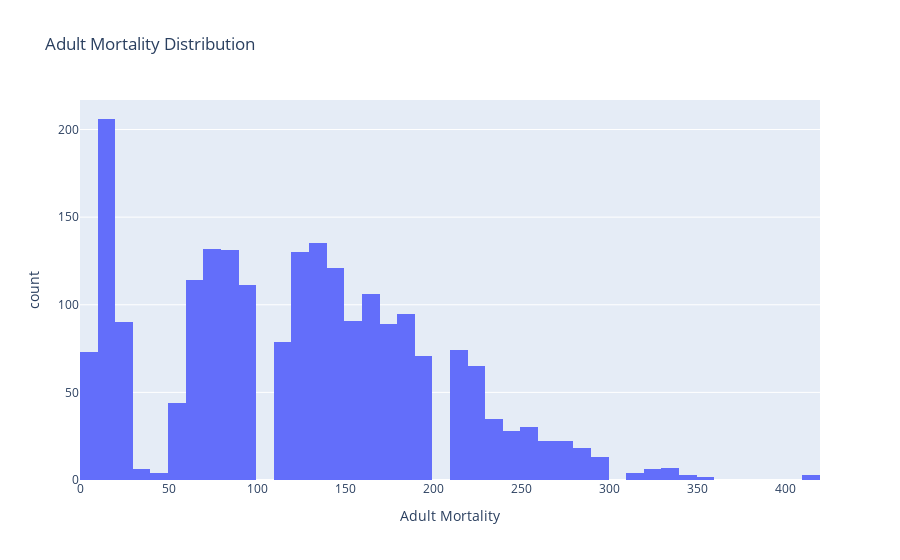
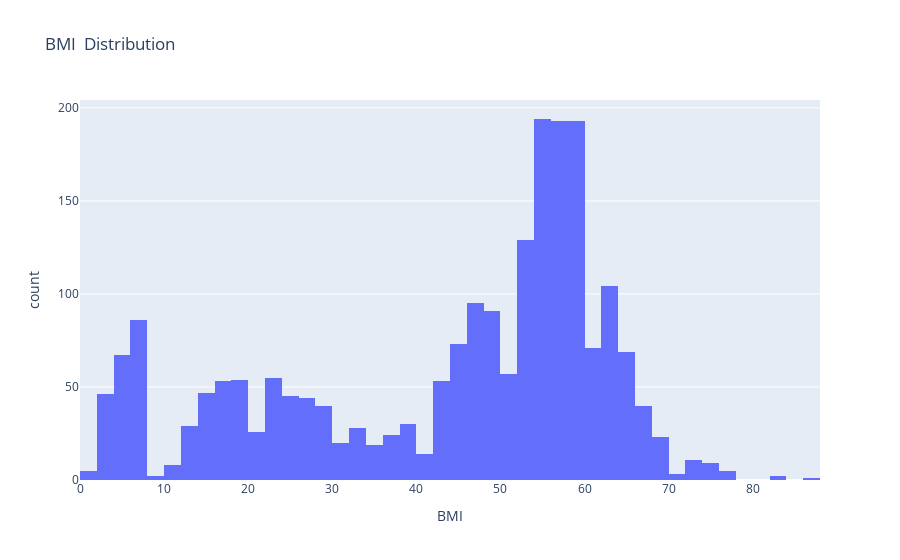
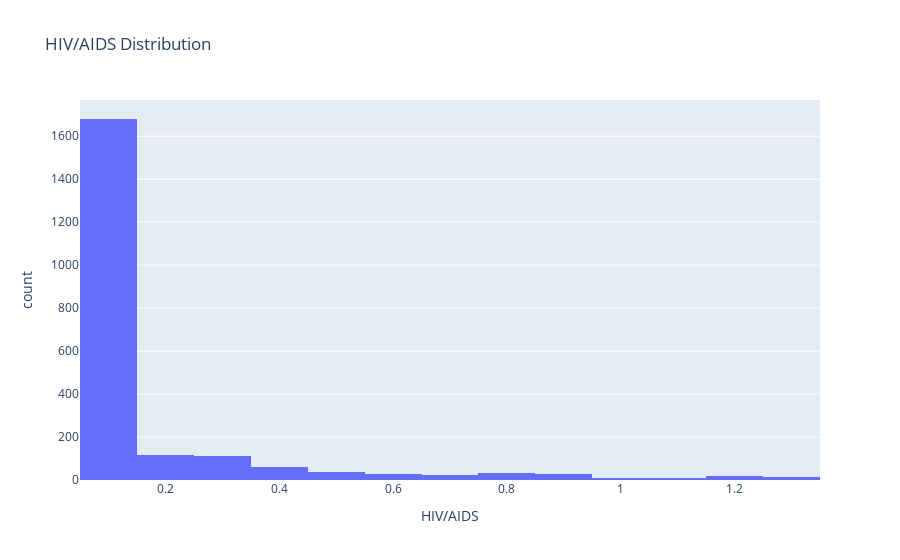

Notebook source saved alongside these figures, in order:
### Code cell
for col in columns:
    fig = px.histogram(df, x=col, title=f'{col} Distribution')
    fig.show()

### Figure 1 — Plotly figure (JSON) as saved in the notebook; plotly's stock layout.template omitted (floating-point values rounded to 4 significant figures; data arrays with more than 128 entries replaced by an {"elided": "..."} marker saying what was removed)
{"data": [{"alignmentgroup": "True", "bingroup": "x", "hovertemplate": "Adult Mortality=%{x}<br>count=%{y}<extra></extra>", "legendgroup": "", "marker": {"color": "#636efa", "pattern": {"shape": ""}}, "name": "", "offsetgroup": "", "orientation": "v", "showlegend": false, "type": "histogram", "x": {"elided": "2168 int values"}, "xaxis": "x", "yaxis": "y"}], "layout": {"barmode": "relative", "legend": {"tracegroupgap": 0}, "title": {"text": "Adult Mortality Distribution"}, "xaxis": {"anchor": "y", "domain": [0, 1], "title": {"text": "Adult Mortality"}}, "yaxis": {"anchor": "x", "domain": [0, 1], "title": {"text": "count"}}}}

### Figure 2 — Plotly figure (JSON) as saved in the notebook; plotly's stock layout.template omitted (floating-point values rounded to 4 significant figures; data arrays with more than 128 entries replaced by an {"elided": "..."} marker saying what was removed)
{"data": [{"alignmentgroup": "True", "bingroup": "x", "hovertemplate": " BMI =%{x}<br>count=%{y}<extra></extra>", "legendgroup": "", "marker": {"color": "#636efa", "pattern": {"shape": ""}}, "name": "", "offsetgroup": "", "orientation": "v", "showlegend": false, "type": "histogram", "x": {"elided": "2168 float values"}, "xaxis": "x", "yaxis": "y"}], "layout": {"barmode": "relative", "legend": {"tracegroupgap": 0}, "title": {"text": " BMI  Distribution"}, "xaxis": {"anchor": "y", "domain": [0, 1], "title": {"text": " BMI "}}, "yaxis": {"anchor": "x", "domain": [0, 1], "title": {"text": "count"}}}}

### Figure 3 — Plotly figure (JSON) as saved in the notebook; plotly's stock layout.template omitted (floating-point values rounded to 4 significant figures; data arrays with more than 128 entries replaced by an {"elided": "..."} marker saying what was removed)
{"data": [{"alignmentgroup": "True", "bingroup": "x", "hovertemplate": " HIV/AIDS=%{x}<br>count=%{y}<extra></extra>", "legendgroup": "", "marker": {"color": "#636efa", "pattern": {"shape": ""}}, "name": "", "offsetgroup": "", "orientation": "v", "showlegend": false, "type": "histogram", "x": {"elided": "2168 float values"}, "xaxis": "x", "yaxis": "y"}], "layout": {"barmode": "relative", "legend": {"tracegroupgap": 0}, "title": {"text": " HIV/AIDS Distribution"}, "xaxis": {"anchor": "y", "domain": [0, 1], "title": {"text": " HIV/AIDS"}}, "yaxis": {"anchor": "x", "domain": [0, 1], "title": {"text": "count"}}}}
